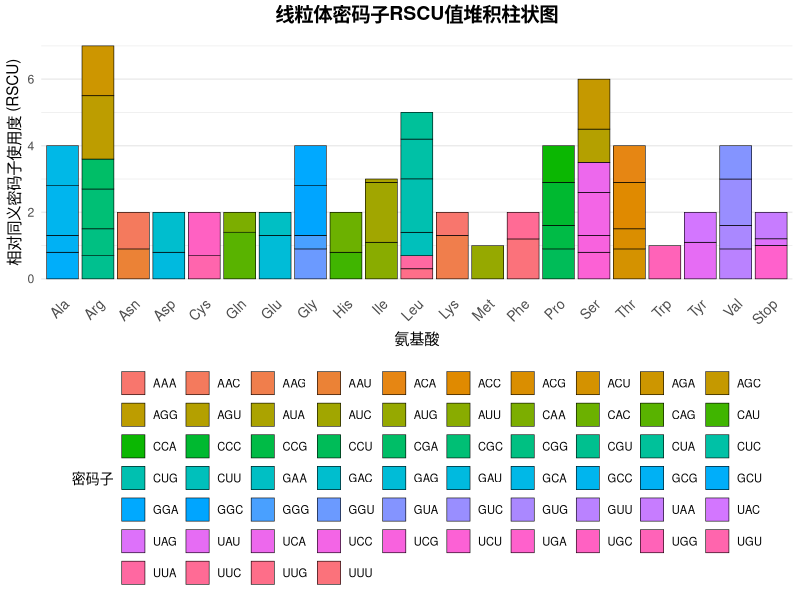

Write R code to recreate this figure.
# 加载必要的包
library(ggplot2)
library(dplyr)

# 创建示例数据（线粒体密码子RSCU值）
codon_data <- data.frame(
  AminoAcid = rep(c("Ala", "Arg", "Asn", "Asp", "Cys", "Gln", "Glu", "Gly", "His", "Ile", "Leu", "Lys", "Met", "Phe", "Pro", "Ser", "Thr", "Trp", "Tyr", "Val", "Stop"), each = 6),
  Codon = c(
    "GCU", "GCC", "GCA", "GCG", NA, NA,  # Ala
    "CGU", "CGC", "CGA", "CGG", "AGA", "AGG",  # Arg
    "AAU", "AAC", NA, NA, NA, NA,  # Asn
    "GAU", "GAC", NA, NA, NA, NA,  # Asp
    "UGU", "UGC", NA, NA, NA, NA,  # Cys
    "CAA", "CAG", NA, NA, NA, NA,  # Gln
    "GAA", "GAG", NA, NA, NA, NA,  # Glu
    "GGU", "GGC", "GGA", "GGG", NA, NA,  # Gly
    "CAU", "CAC", NA, NA, NA, NA,  # His
    "AUU", "AUC", "AUA", NA, NA, NA,  # Ile
    "UUA", "UUG", "CUU", "CUC", "CUA", "CUG",  # Leu
    "AAA", "AAG", NA, NA, NA, NA,  # Lys
    "AUG", NA, NA, NA, NA, NA,  # Met
    "UUU", "UUC", NA, NA, NA, NA,  # Phe
    "CCU", "CCC", "CCA", "CCG", NA, NA,  # Pro
    "UCU", "UCC", "UCA", "UCG", "AGU", "AGC",  # Ser
    "ACU", "ACC", "ACA", "ACG", NA, NA,  # Thr
    "UGG", NA, NA, NA, NA, NA,  # Trp
    "UAU", "UAC", NA, NA, NA, NA,  # Tyr
    "GUU", "GUC", "GUA", "GUG", NA, NA,  # Val
    "UAA", "UAG", "UGA", NA, NA, NA  # Stop
  ),
  RSCU = c(
    0.8, 1.5, 1.2, 0.5, NA, NA,  # Ala
    0.7, 1.2, 0.9, 0.8, 1.5, 1.9,  # Arg
    0.9, 1.1, NA, NA, NA, NA,  # Asn
    0.8, 1.2, NA, NA, NA, NA,  # Asp
    0.7, 1.3, NA, NA, NA, NA,  # Cys
    0.6, 1.4, NA, NA, NA, NA,  # Gln
    0.7, 1.3, NA, NA, NA, NA,  # Glu
    0.9, 1.5, 1.2, 0.4, NA, NA,  # Gly
    0.8, 1.2, NA, NA, NA, NA,  # His
    1.1, 1.8, 0.1, NA, NA, NA,  # Ile
    0.4, 0.3, 0.7, 1.2, 0.8, 1.6,  # Leu
    0.7, 1.3, NA, NA, NA, NA,  # Lys
    1.0, NA, NA, NA, NA, NA,  # Met
    1.2, 0.8, NA, NA, NA, NA,  # Phe
    0.9, 1.3, 1.1, 0.7, NA, NA,  # Pro
    0.8, 1.3, 0.9, 0.5, 1.0, 1.5,  # Ser
    0.9, 1.4, 1.1, 0.6, NA, NA,  # Thr
    1.0, NA, NA, NA, NA, NA,  # Trp
    1.1, 0.9, NA, NA, NA, NA,  # Tyr
    0.9, 1.4, 1.0, 0.7, NA, NA,  # Val
    0.8, 0.2, 1.0, NA, NA, NA  # Stop
  )
)

# 移除NA值
codon_data <- na.omit(codon_data)

# 定义氨基酸顺序（按字母排序）
aa_order <- c("Ala", "Arg", "Asn", "Asp", "Cys", "Gln", "Glu", "Gly", 
              "His", "Ile", "Leu", "Lys", "Met", "Phe", "Pro", "Ser", 
              "Thr", "Trp", "Tyr", "Val", "Stop")

# 转换为因子以控制顺序
codon_data$AminoAcid <- factor(codon_data$AminoAcid, levels = aa_order)

# 绘制堆积柱状图
ggplot(codon_data, aes(x = AminoAcid, y = RSCU, fill = Codon)) +
  geom_bar(stat = "identity", color = "black", size = 0.2) +
  labs(
    title = "线粒体密码子RSCU值堆积柱状图",
    x = "氨基酸",
    y = "相对同义密码子使用度 (RSCU)",
    fill = "密码子"
  ) +
  theme_minimal() +
  theme(
    axis.text.x = element_text(angle = 45, hjust = 1, size = 10),
    legend.position = "bottom",
    legend.text = element_text(size = 8),
    legend.title = element_text(size = 10),
    panel.grid.major.x = element_blank(),
    plot.title = element_text(hjust = 0.5, size = 14, face = "bold")
  ) +
  guides(fill = guide_legend(nrow = 7, byrow = TRUE))
